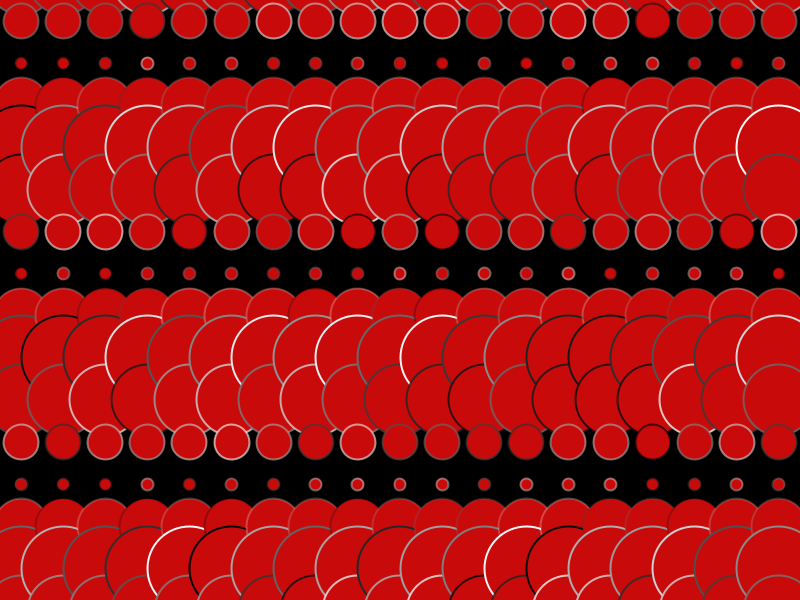
Frame 1 (no input)
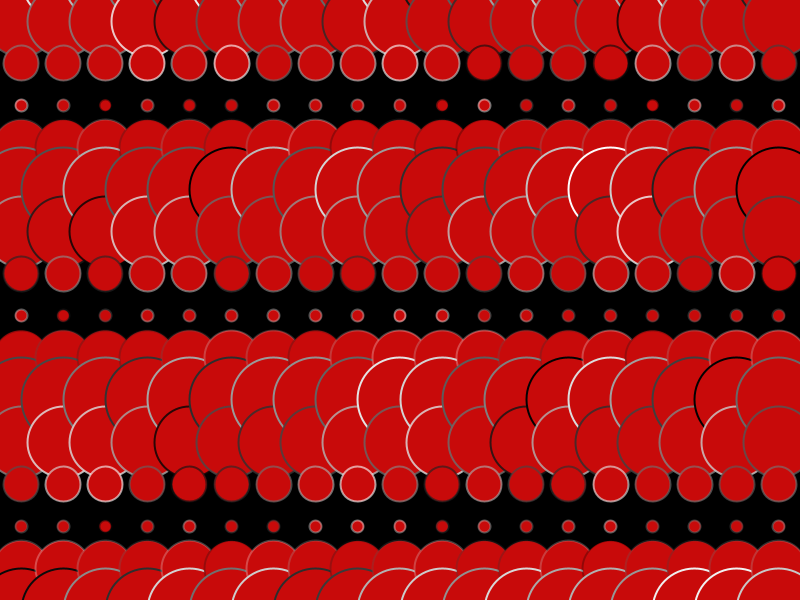
Frame 60 (the mouse pressed at the canvas centre just before this capture)
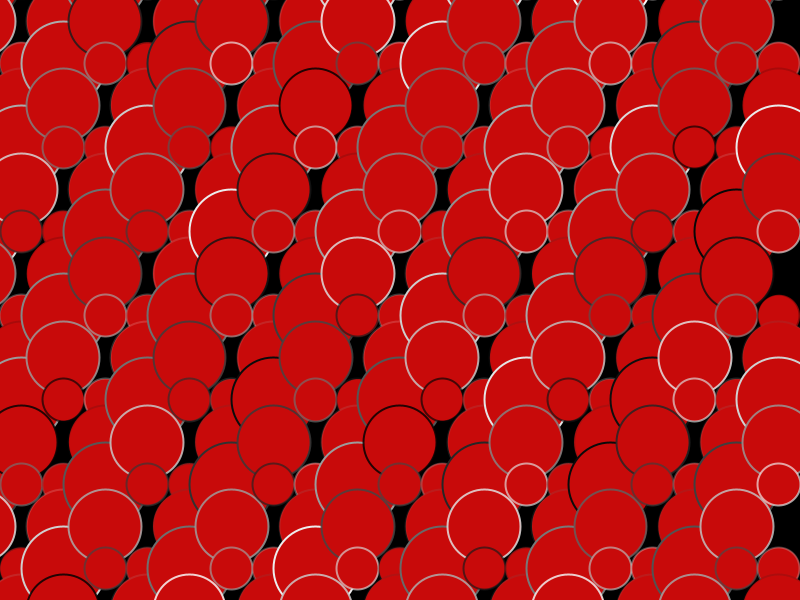
Frame 120 (the mouse held since frame 60 and released just before this capture)

The Processing sketch that drew these frames (run headless with seeded random() and noise(); from frame 60 on, the mouse is pressed at the canvas centre):

// Processing sketch: processing_152454
// ── processing_152454.pde

/*
 * Creative Coding
 * Week 2, 06 - Moving Patterns 2
 * by Indae Hwang and Jon McCormack
 * Copyright (c) 2014 Monash University
 *
 * Similar to the previous sketch, this sketch draws a grid of oscillating circles. Each circle has a "lifetime"
 * over which it grows and changes intensity and opacity. At the end of each lifetime the circle begins again.
 * Pressing the left and right arrow keys changes the lifetime of all the circles globally.
 * 
 */

// variable used to store the current frame rate value
int frame_rate_value;

void setup() {

  // make the display window the full size of the screen
  size(800, 600); //displayWidth, displayHeight);

  frame_rate_value = 11;
  rectMode(CENTER);
  background(0);
}


void draw() {

  background(0);

  int num = 20;
  int margin = 0;
  float gutter = 0; //distance between each cell
  float cellsize = ( width - (2 * margin) - gutter * (num - 1) ) / (num - 1);

  int circleNumber = 0; // counter
  for (int i=0; i<num; i++) {
    for (int j=0; j<num; j++) {
      circleNumber = (i * num) + j; // different way to calculate the circle number from w2_04

      float tx = margin + cellsize * i + gutter * i;
      float ty = margin + cellsize * j + gutter * j;

      movingCircle(tx, ty, cellsize, circleNumber);
    }
  }
} //end of draw 


void movingCircle(float x, float y, float size, int offset) {

  float circlePeriod = (float)frame_rate_value/2;
  float circleAge = (float)((frameCount + offset) % (int)circlePeriod) / circlePeriod;

  float circleSize = size * 2.0 * cos(circleAge * PI);

  strokeWeight(2);
  stroke(random (255), lerp(255, 0, circleAge));
  fill(200, 10, 10);//(lerp(128, 0, circleAge), lerp(120, 0, circleAge));
  ellipse(x-size/2, y-size/2, circleSize, circleSize);
}
void mousePressed(){
  
  // clicking on left side of display screen
if(mouseX <= width/2 && frame_rate_value <100){
    frame_rate_value++;
  }
  // clicking on right side of display screen
  if(mouseX > width/2 && frame_rate_value > 2){
    frame_rate_value--;
    }
    // print the current value on the screen
    println("Current frame Rate is: " + frame_rate_value);

}
/*
 * keyReleased function
 *
 * called automatically by Processing when a keyboard key is released
 */
/*void keyReleased() {

  // right arrow -- increase frame_rate_value
  if (keyCode == RIGHT && frame_rate_value < 120) {
    frame_rate_value++;
  }

  // left arrow -- decrease frame_rate_value
  if ( keyCode == LEFT && frame_rate_value > 2) {
    frame_rate_value--;
  }

  // print the current value on the screen
  println("Current frame Rate is: " + frame_rate_value);*/
